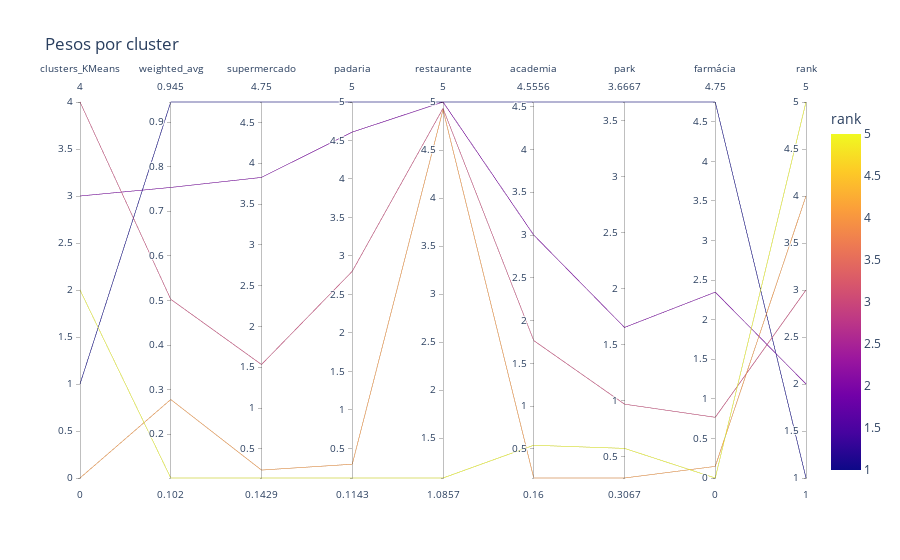

The cell this chart's notebook holds for it:
### Markdown cell above
## Gráfico de coordenadas paralelas por cluster

### Code cell
import plotly.express as px
parallel_means = df_hex_select[[
              "weighted_avg","clusters_KMeans"
               ]+cluster_variables].groupby('clusters_KMeans',as_index=False).mean()

parallel_means = parallel_means.sort_values('weighted_avg',ascending=False).reset_index(drop=True)
parallel_means['rank'] = parallel_means.index + 1
parallel_means['rank_str'] = parallel_means['rank'].astype(str)
parallel_means.columns = [col.replace("_aj","") for col in parallel_means.columns]
px.parallel_coordinates(parallel_means, color='rank',title="Pesos por cluster").show()

### Figure 1 — Plotly figure (JSON) as saved in the notebook; plotly's stock layout.template omitted (floating-point values rounded to 4 significant figures)
{"data": [{"dimensions": [{"label": "clusters_KMeans", "values": [1, 3, 4, 0, 2]}, {"label": "weighted_avg", "values": [0.945, 0.7535, 0.5027, 0.278, 0.102]}, {"label": "supermercado", "values": [4.75, 3.826, 1.533, 0.24, 0.1429]}, {"label": "padaria", "values": [5, 4.609, 2.8, 0.2933, 0.1143]}, {"label": "restaurante", "values": [5, 5, 4.933, 4.92, 1.086]}, {"label": "academia", "values": [4.556, 3, 1.767, 0.16, 0.5429]}, {"label": "park", "values": [3.667, 1.652, 0.9667, 0.3067, 0.5714]}, {"label": "farmácia", "values": [4.75, 2.348, 0.7667, 0.1467, 0]}, {"label": "rank", "values": [1, 2, 3, 4, 5]}], "domain": {"x": [0, 1], "y": [0, 1]}, "line": {"color": [1, 2, 3, 4, 5], "coloraxis": "coloraxis"}, "name": "", "type": "parcoords"}], "layout": {"coloraxis": {"colorbar": {"title": {"text": "rank"}}, "colorscale": [[0, "#0d0887"], [0.1111, "#46039f"], [0.2222, "#7201a8"], [0.3333, "#9c179e"], [0.4444, "#bd3786"], [0.5556, "#d8576b"], [0.6667, "#ed7953"], [0.7778, "#fb9f3a"], [0.8889, "#fdca26"], [1, "#f0f921"]]}, "legend": {"tracegroupgap": 0}, "title": {"text": "Pesos por cluster"}}}
